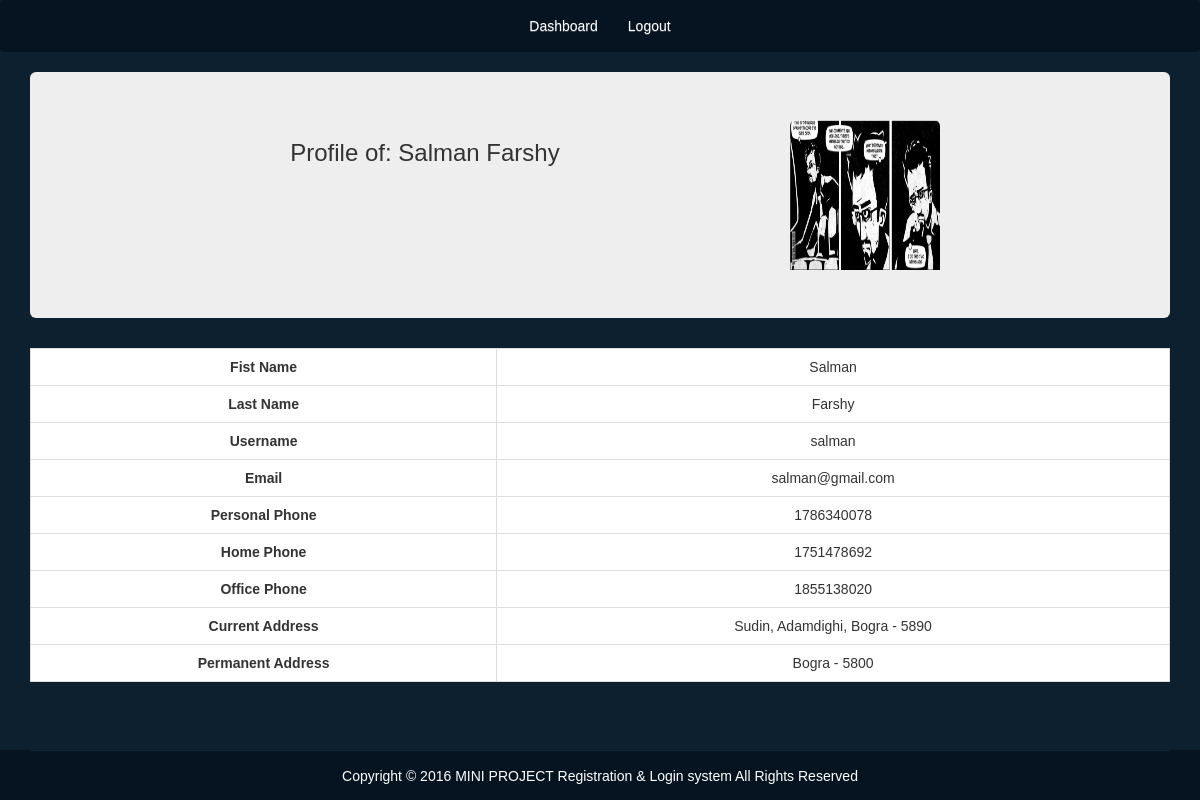
Screenshot of /viewprofile.php?id=96 (signed in) with the database file from the repository.
### tables this page shows
CREATE TABLE `profiles` (
  `id` int(11) NOT NULL,
  `user_id` int(11) NOT NULL,
  `first_name` varchar(255) DEFAULT NULL,
  `last_name` varchar(255) DEFAULT NULL,
  `profile_pic` varchar(255) DEFAULT NULL,
  `personal_phone` int(11) DEFAULT NULL,
  `home_phone` int(11) DEFAULT NULL,
  `office_phone` int(11) DEFAULT NULL,
  `current_address` varchar(255) DEFAULT NULL,
  `permanent_address` varchar(255) DEFAULT NULL,
  `created_at` datetime DEFAULT NULL,
  `modified_at` datetime DEFAULT NULL,
  `deleted_at` datetime DEFAULT NULL,
  `modified_by` int(11) DEFAULT NULL
);

CREATE TABLE `users` (
  `id` int(11) NOT NULL,
  `user_group_id` int(11) NOT NULL,
  `unique_id` varchar(255) NOT NULL,
  `username` varchar(255) NOT NULL,
  `password` varchar(255) NOT NULL,
  `email` varchar(255) NOT NULL,
  `modified_at` datetime NOT NULL,
  `created_at` datetime NOT NULL,
  `deleted_at` datetime DEFAULT NULL,
  `is_active` int(11) DEFAULT NULL
);

### app/src/User.php (called while the page is built, shortened)
<?php
class User
{
    public $conn = '';
    public $dbUsserName = 'root';
    public $dbPass = '';
    public $id = '';
    public function __construct()
    {
        try {
            $this->conn = new PDO('mysql:host=localhost;dbname=miniprojectreg', $this->dbUsserName, $this->dbPass);
        } catch (PDOException $e) {
            echo 'ERROR: ' . $e->getMessage();
        }
    }
    public function prepare($data = array())
    {
        if (is_array($data) && array_key_exists('id', $data)) {
            $this->id = $data['id'];
        }
        return $this;
    }
    public function viewProfile()
    {
        $stmt = $this->conn->prepare("SELECT p.first_name, p.last_name, u.username, u.email, p.personal_phone, p.home_phone, p.office_phone, p.current_address, p.permanent_address FROM users u JOIN profiles p ON u.id = p.user_id WHERE u.id = :id");
        $stmt->execute(array(':id' => $this->id));
        $singleUser = $stmt->fetch(PDO::FETCH_ASSOC);
        return $singleUser;
    }
    public function editProfile()
    {
        $stmt = $this->conn->prepare("SELECT p.first_name, p.last_name, p.profile_pic, u.id, u.username, u.email, p.personal_phone, p.home_phone, p.office_phone, p.current_address, p.permanent_address FROM users u JOIN profiles p ON u.id = p.user_id WHERE u.id = :id");
        $stmt->execute(array(':id' => $this->id));
        $singleUser = $stmt->fetch(PDO::FETCH_ASSOC);
        return $singleUser;
    }
}

### viewprofile.php (the view, shortened to what this page needs)
<?php
$user = new User();
$singleuser = $user->prepare($_GET)->viewProfile();
$userPicture = $user->prepare($_GET)->editProfile();
?>
<!doctype html>
<html lang="en-US">
<head>
    <link rel="stylesheet" href="./assets/css/font-awesome.min.css">
    <link rel="stylesheet" href="./assets/css/bootstrap-theme.min.css">
    <link rel="stylesheet" href="./assets/css/bootstrap.min.css">
    <link rel="stylesheet" href="./assets/css/style.css">
</head>
<body>
    <div class="headerArea">
        <nav class="navbar navbarBg">
            <div class="container-fluid">
                <div class="collapse navbar-collapse" id="crud-main-navbar">
                    <ul class="nav navbar-nav crudNav">
                        <li>
                            <a href="dashboard.php">Dashboard</a>
                        </li>
                        <li>
                            <a href="logout.php">Logout</a>
                        </li>
                    </ul>
                </div>
            </div>
        </nav>
    </div>
    <div class="container">
        <div class="jumbotron">
            <div class="row">
                <div class="col-md-8">
                    <div class="alignCenter">
                        <h3 class="">Profile of:
                            <?php
                                if (isset($singleuser['first_name']) && isset($singleuser['last_name'])) {
                                echo $singleuser['first_name'] . "\n". $singleuser['last_name'];
                            } else {
                                echo $singleuser['username'];
                            }
                            ?>
                        </h3>
                    </div>
                </div>
                <div class="col-md-4">
                    <div class="profilePic">
                        <img
                            src="<?php echo 'assets/img/' . $userPicture['profile_pic']; ?>"
                            alt=""
                            id="profilePic"
                            width="150"
                            height="150">
                    </div>
                </div>
            </div>
        </div>
    </div>
    <div class="container">
        <div class="singleUser">
            <table class="table table-responsive table-bordered table-hover">
                <tbody>
                    <tr>
                        <th>Fist Name</th>
                        <td><?php echo $singleuser['first_name']; ?></td>
                    </tr>
                    <tr>
                        <th>Last Name</th>
                        <td><?php echo $singleuser['last_name']; ?></td>
                    </tr>
                    <tr>
                        <th>Username</th>
                        <td><?php echo $singleuser['username']; ?></td>
                    </tr>
                    <tr>
                        <th>Email</th>
                        <td><?php echo $singleuser['email']; ?></td>
                    </tr>
                    <tr>
                        <th>Personal Phone</th>
                        <td><?php echo $singleuser['personal_phone']; ?></td>
                    </tr>
                    <tr>
                        <th>Home Phone</th>
                        <td><?php echo $singleuser['home_phone']; ?></td>
                    </tr>
                    <tr>
                        <th>Office Phone</th>
                        <td><?php echo $singleuser['office_phone']; ?></td>
                    </tr>
                    <tr>
                        <th>Current Address</th>
                        <td><?php echo $singleuser['current_address']; ?></td>
                    </tr>
                    <tr>
                        <th>Permanent Address</th>
                        <td><?php echo $singleuser['permanent_address']; ?></td>
                    </tr>
                </tbody>
            </table>
        </div>
    </div>
    <?php
    include_once './content-part.php';
    ?>
</body>
</html>

### assets/css/style.css (style rules this page uses)
html { position: relative; min-height: 100%; }
body { font-family: "Verdana", sans-serif; font-size: 14px; background: #0d202f none repeat scroll 0 0; margin-bottom: 50px; }
.alignCenter { text-align: center; }
table { background: #fff; border: 1px solid; border-radius: 4px; }
table th, td { text-align: center; }
.navbar .navbar-nav { display: inline-block; float: none; vertical-align: top; }
.navbar .navbar-collapse { text-align: center; }
.navbarBg, #creditArea { background: #061421 none repeat scroll 0 0!important; }
ul.crudNav li > a { color: #ffffff; }
.profilePic img { border-top-left-radius: 6px; border-top-right-radius: 6px; transition: all 0.2s ease 0s; }

### rows the page displays
profiles: first_name "Salman", last_name "Farshy", profile_pic (picture), user.username "salman", user.email "salman@gmail.com", personal_phone "1786340078", home_phone "1751478692", office_phone "1855138020", current_address "Sudin, Adamdighi, Bogra - 5890", permanent_address "Bogra - 5800"
